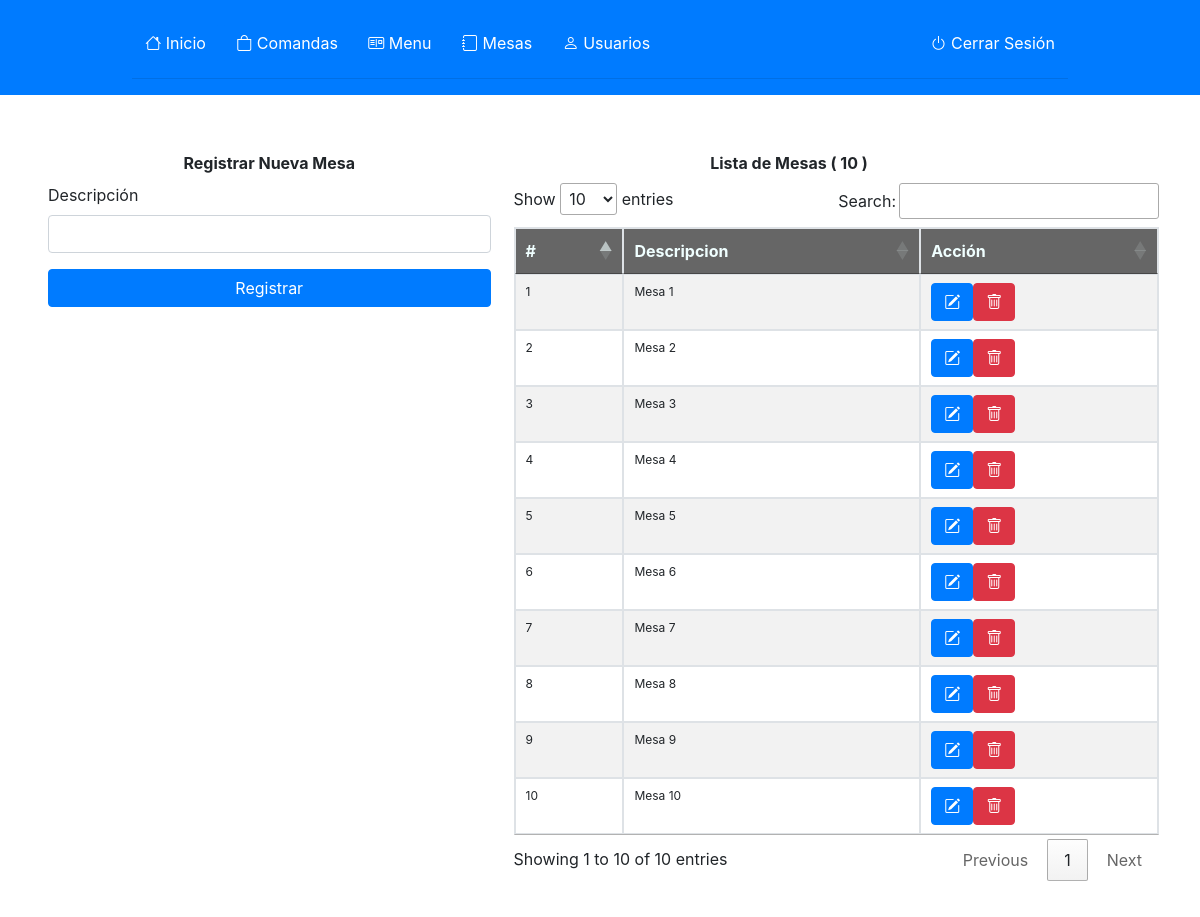
The page /mesas/index.php on the database its author committed.
### tables this page shows
CREATE TABLE `mesa` (
  `IdMesa` int(11) NOT NULL,
  `Descrip` varchar(20) NOT NULL
);

### mesas/index.php (the view, shortened to what this page needs)
<!DOCTYPE html>
<html>
<head>
  <link rel="stylesheet" type="text/css" href="../css/bootstrap.css">
  <link rel="stylesheet" href="https://cdn.jsdelivr.net/npm/bootstrap-icons@1.8.1/font/bootstrap-icons.css">
  <link rel="stylesheet" type="text/css" href="https://cdn.datatables.net/1.11.5/css/jquery.dataTables.css">
</head>
<body>
<nav style="background-color: #007bff;">
<div class="container">
  <div class="row justify-content-md-center">
    <div class="col-md-20 mt-4">
        <a class="btn btn-primary" href="../inicio.php"><i class="bi bi-house"></i> Inicio</a>
        <a class="btn btn-primary" href="../comandas/index.php"><i class="bi bi-bag"></i> Comandas</a>
        <a class="btn btn-primary" href="../menu/index.php"><i class="bi bi-postcard"></i> Menu</a>
        <a class="btn btn-primary" href="#"><i class="bi bi-journal"></i> Mesas</a>
        <a class="btn btn-primary" href="../usuarios/index.php"><i class="bi bi-person"></i> Usuarios</a>
        <a class="btn btn-primay" style="color:#fff; margin: 0 0 0 250px;" href="../logout.php"><i class="bi bi-power"></i> Cerrar Sesión</a>
        <hr class="mb-3">
    </div>
</nav>
<div class="container mt-2 p-5">
<?php
include('../bd/config.php');
$sqlMesa   = ("SELECT * FROM mesa ORDER BY IdMesa");
$queryMesa = mysqli_query($con, $sqlMesa);
$cantidad     = mysqli_num_rows($queryMesa);
?>
<div class="row text-center">
  <div class="col-md-5">
    <strong>Registrar Nueva Mesa</strong>
  </div>
  <div class="col-md-6">
    <strong>Lista de Mesas <span>  ( <?php echo $cantidad; ?> )</span> </strong>
  </div>
</div>
<div class="row clearfix">
<div class="col-lg-12 col-md-12 col-sm-12 col-xs-12">
  <div class="body">
      <div class="row clearfix">
        <div class="col-sm-5">
        <?php include('registrarMesa.php');  ?>
        </div>
          <div class="col-sm-7">
              <div class="row">
                <div class="col-md-12 p-2">
                <div class="table-responsive">
                    <table class="table table-bordered table-striped table-hover" id="datatable">
                        <thead>
                          <tr>
                          <th scope="col">#</th>
                            <th scope="col">Descripcion</th>
                            <th scope="col">Acción</th>
                          </tr>
                        </thead>
                        <tbody>
                          <?php
                              while ($dataMesa = mysqli_fetch_array($queryMesa)) { ?>
                          <tr>
                            <td><?php echo $dataMesa['IdMesa']; ?></td>
                            <td><?php echo $dataMesa['Descrip']; ?></td>
                          <td>
                              <button type="button" class="btn btn-primary" data-toggle="modal" data-target="#editChildresn<?php echo $dataMesa['IdMesa']; ?>">
                                 <i class="bi bi-pencil-square"></i>
                              <button type="button" class="btn btn-danger" data-toggle="modal" data-target="#deleteChildresn<?php echo $dataMesa['IdMesa']; ?>">
                                  <i class="bi bi-trash"></i>
                              </button>
                          </td>
                          </tr>
                        <?php } ?>
                        </tbody>
                    </table>
                </div>
              </div>
          </div>
          </div>
      </div>
  </div>
</div>
</div>
</body>
</html>

### mesas/registrarMesa.php
<form name="form-data" action="recibMesa.php" method="POST">
    <div class="row">
      <div class="col-md-12 mt-2">
          <label for="nombre" class="form-label">Descripción</label>
          <input type="text" class="form-control" name="descrip" required='true' autofocus>
      </div>
    </div>
      <div class="row justify-content-start text-center mt-3">
          <div class="col-12">
              <button class="btn btn-primary btn-block" id="btnEnviar">
                  Registrar
              </button>
          </div>
      </div>
</form>

### mesas/index.php (style rules this page uses)
table tr th { background:rgba(0, 0, 0, .6); color: azure; }
tbody tr { font-size: 12px !important; }

### rows shown on the page
mesa: IdMesa "1", Descrip "Mesa 1"
mesa: IdMesa "2", Descrip "Mesa 2"
mesa: IdMesa "3", Descrip "Mesa 3"
mesa: IdMesa "4", Descrip "Mesa 4"
mesa: IdMesa "5", Descrip "Mesa 5"
mesa: IdMesa "6", Descrip "Mesa 6"
mesa: IdMesa "7", Descrip "Mesa 7"
mesa: IdMesa "8", Descrip "Mesa 8"
mesa: IdMesa "9", Descrip "Mesa 9"
mesa: IdMesa "10", Descrip "Mesa 10"

### other values the page prints
$cantidad "10"
